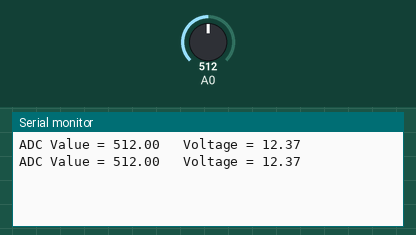
The sketch below on a simulated Arduino Uno, built with avr-gcc and run on an emulated ATmega328P. On the bench: the last lines printed to the serial monitor. The inputs (shaded band) are chosen by the test bench; at power-on: A0 = 512.

Above: at 1.8 s.
1.9 s: A0 set to 716
At 2.7 s:
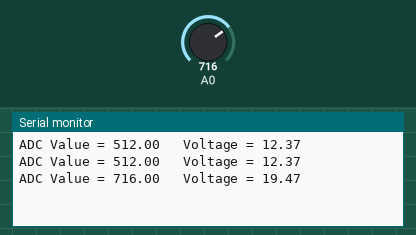
3.4 s: A0 set to 900
At 4.8 s:
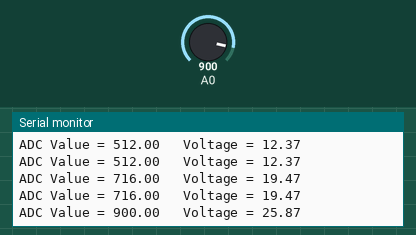
Timing chart, 0 to 6.4 s (numbered marks = the images above; inputs shaded):
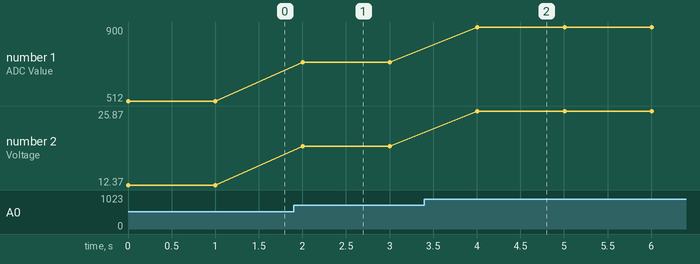

Measured:
- after the input at 1.9 s, the serial monitor: prints a new line after 0.10 s (image 1)
- after the input at 3.4 s, the serial monitor: prints a new line after 0.61 s (image 2)
- plotted number 1: 512 → 716 after the input at 1.9 s, 716 → 900 after the input at 3.4 s
- plotted number 2: 12.37 → 19.47 after the input at 1.9 s, 19.47 → 25.87 after the input at 3.4 s

The sketch:

testfile.ino
```cpp
void setup() {
  // put your setup code here, to run once:
  Serial.begin(9600);
}

void loop() {
  // put your main code here, to run repeatedly:
  float adc, voltage;
  adc = analogRead(A0);
  voltage = (float)map(adc,(620+140),(850+140),21000,29000)/1000;

  Serial.print("ADC Value = ");
  Serial.print(adc);
  Serial.print("\t Voltage = ");
  Serial.println(voltage);

  // Read the value every 2 seconds
  delay(1000);
}
```
